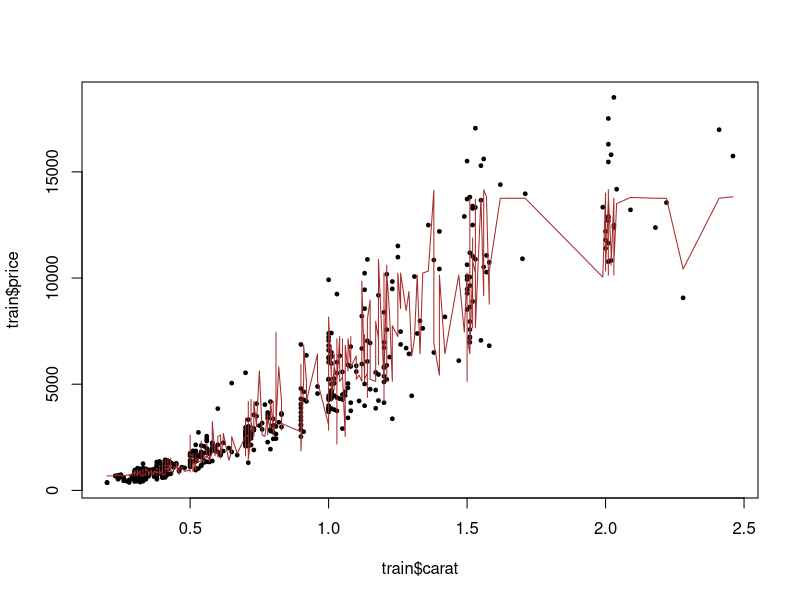
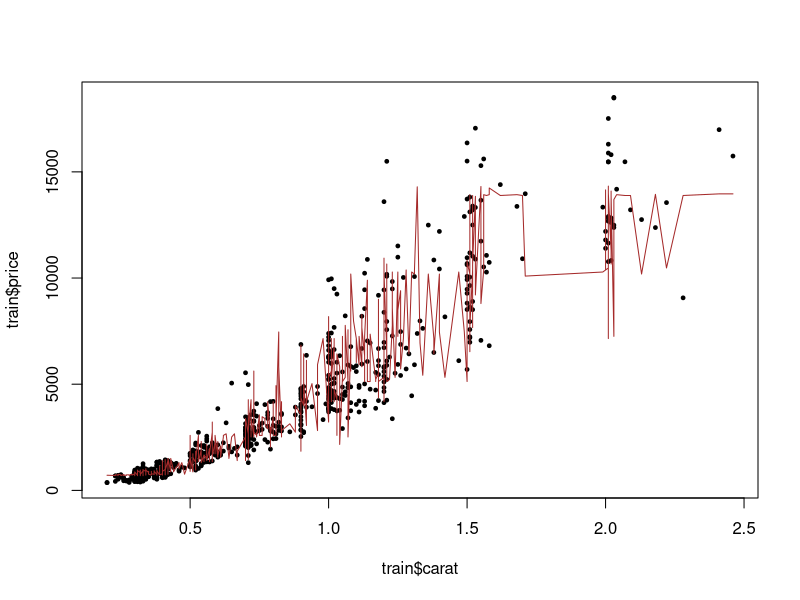
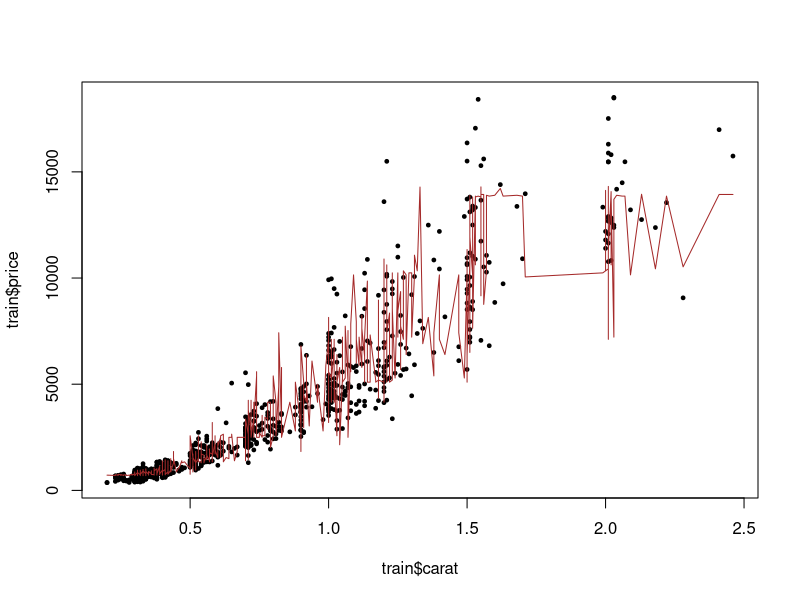
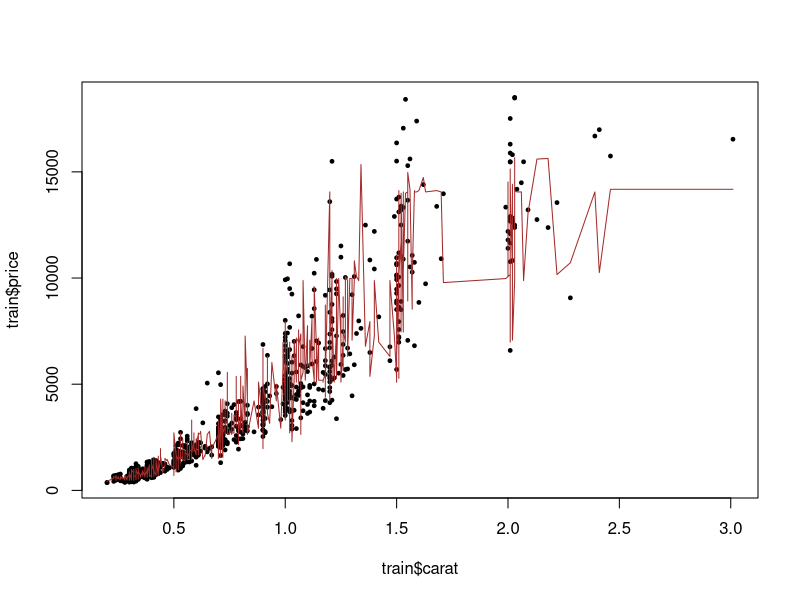
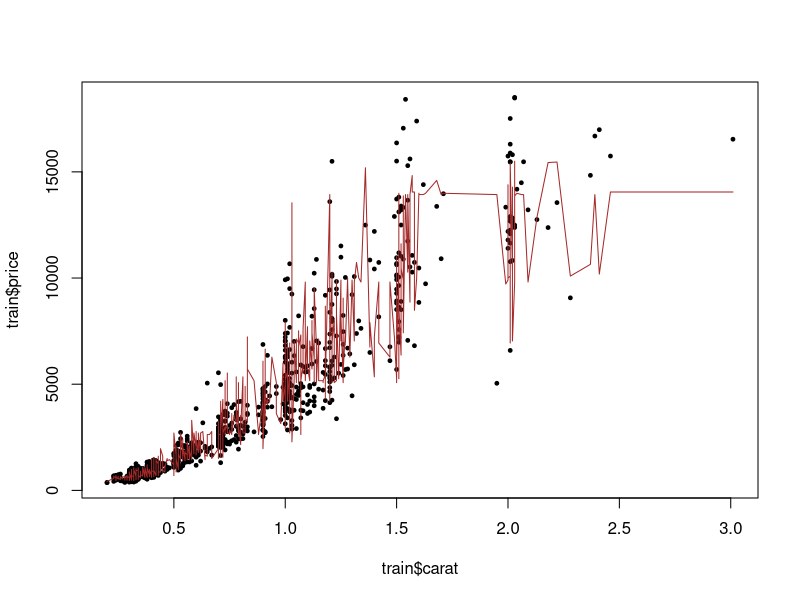
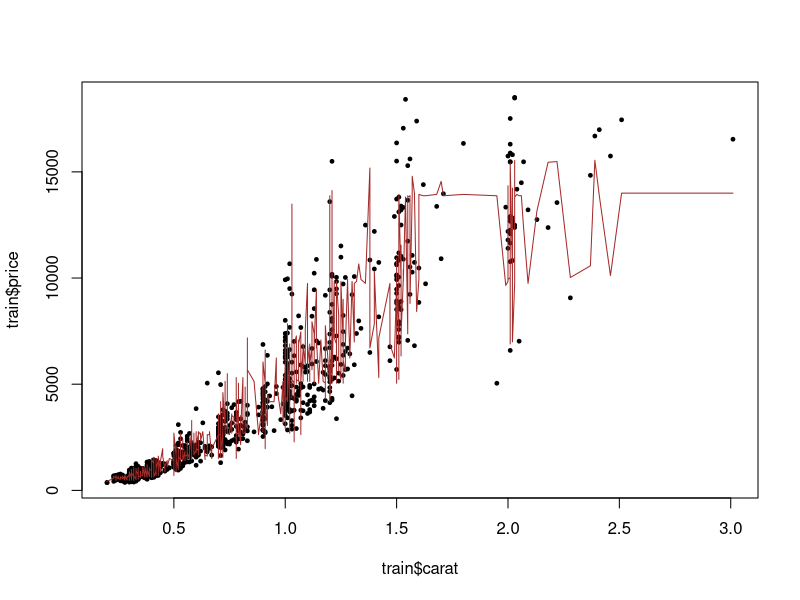
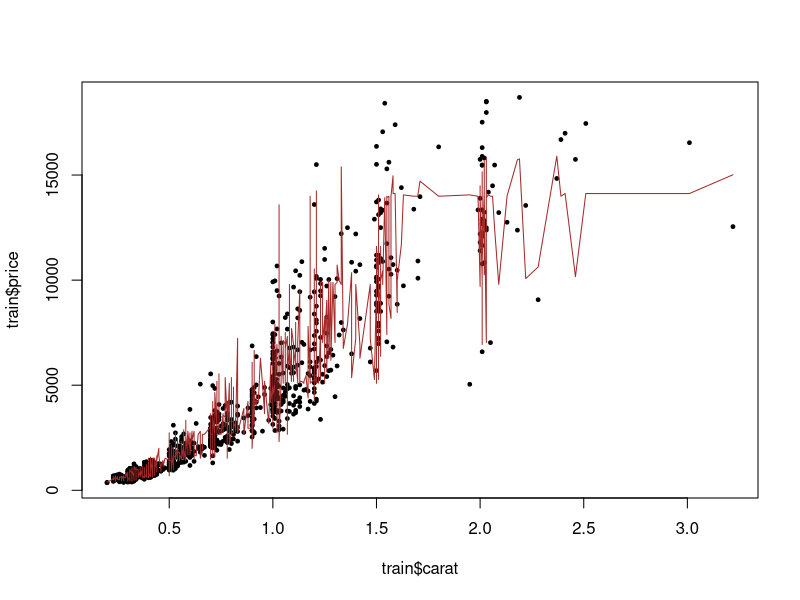
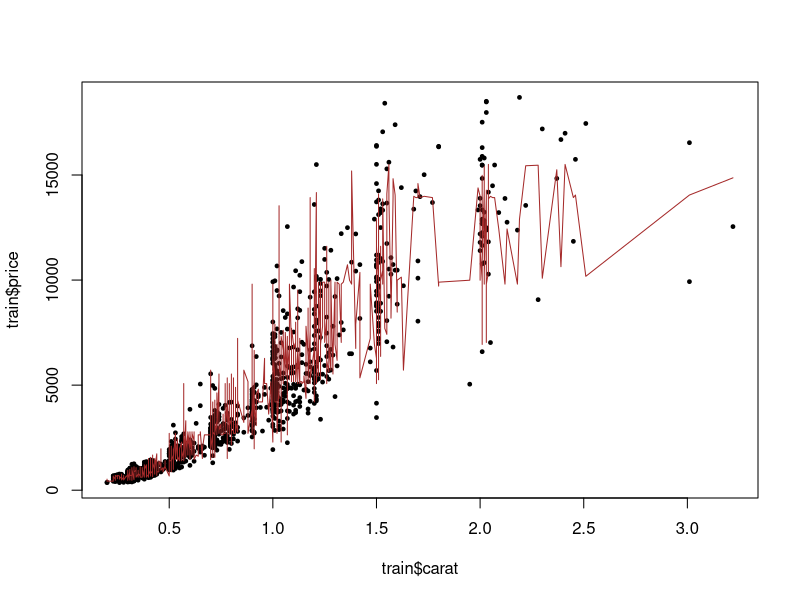

The R source for these figures, in order:
library(ggplot2)
data('diamonds')
df=diamonds
#--------------------------------------------------------------------------------
#plot(x = df$carat, y = df$price)
samplesize=list(500,700,800,850,900,950,1000,1200,1300)
testerror=list()
  
for (i in samplesize){
  set.seed(0)
  rand2 = sample(1:nrow(df),i)
  train = df[rand2,]
  set.seed(5)
  rand3 = sample(1:nrow(df),500)
  test = df[rand3,]
  #View(test)
  
  
  m3 <- lm(price ~ carat + I(carat^2) + I(carat^3), train)
  
  plot(train$carat,train$price, pch=19, cex=0.5)
  lines(sort(train$carat), fitted(m3)[order(train$price)], col='brown', type='l',pch=20) 
  
  pred = predict(m3, newdata=test)
  x=sum((pred-test$price)^2)
  testerror=append(testerror,x)
}

plot(samplesize,testerror, pch=19, cex=0.5)
lines(samplesize,testerror, col='brown', type='l',pch=20) 


#--------------------------------------------------------------
  
  
